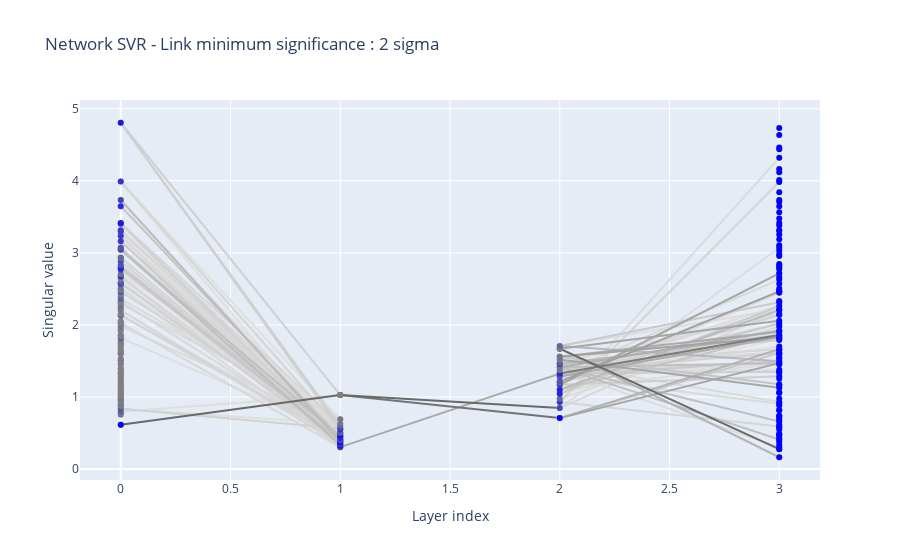

Notebook code for this chart:
### Code cell
svr.plot(sigmaThreshold=2)

### Figure 1 — Plotly figure (JSON) as saved in the notebook; plotly's stock layout.template omitted (floating-point values rounded to 4 significant figures)
{"data": [{"hoverinfo": "text", "hoveron": "fills", "hovertext": "tensor(0.0527)", "marker": {"color": "rgb(224, 224, 224)", "opacity": 1}, "showlegend": false, "text": "tensor(0.0527)", "type": "scatter", "x": [0, 1], "y": [2.704, 0.6905]}, {"hoverinfo": "text", "hoveron": "fills", "hovertext": "tensor(0.0528)", "marker": {"color": "rgb(224, 224, 224)", "opacity": 1}, "showlegend": false, "text": "tensor(0.0528)", "type": "scatter", "x": [0, 1], "y": [3.989, 0.6905]}, {"hoverinfo": "text", "hoveron": "fills", "hovertext": "tensor(0.0535)", "marker": {"color": "rgb(224, 224, 224)", "opacity": 1}, "showlegend": false, "text": "tensor(0.0535)", "type": "scatter", "x": [0, 1], "y": [2.508, 0.4959]}, {"hoverinfo": "text", "hoveron": "fills", "hovertext": "tensor(0.0538)", "marker": {"color": "rgb(224, 224, 224)", "opacity": 1}, "showlegend": false, "text": "tensor(0.0538)", "type": "scatter", "x": [0, 1], "y": [2.64, 0.465]}, {"hoverinfo": "text", "hoveron": "fills", "hovertext": "tensor(0.0543)", "marker": {"color": "rgb(224, 224, 224)", "opacity": 1}, "showlegend": false, "text": "tensor(0.0543)", "type": "scatter", "x": [0, 1], "y": [3.647, 0.5492]}, {"hoverinfo": "text", "hoveron": "fills", "hovertext": "tensor(0.0545)", "marker": {"color": "rgb(224, 224, 224)", "opacity": 1}, "showlegend": false, "text": "tensor(0.0545)", "type": "scatter", "x": [0, 1], "y": [2.56, 0.6905]}, {"hoverinfo": "text", "hoveron": "fills", "hovertext": "tensor(0.0558)", "marker": {"color": "rgb(223, 223, 223)", "opacity": 1}, "showlegend": false, "text": "tensor(0.0558)", "type": "scatter", "x": [0, 1], "y": [3.989, 0.372]}, {"hoverinfo": "text", "hoveron": "fills", "hovertext": "tensor(0.0560)", "marker": {"color": "rgb(223, 223, 223)", "opacity": 1}, "showlegend": false, "text": "tensor(0.0560)", "type": "scatter", "x": [0, 1], "y": [3.234, 0.3786]}, {"hoverinfo": "text", "hoveron": "fills", "hovertext": "tensor(0.0579)", "marker": {"color": "rgb(222, 222, 222)", "opacity": 1}, "showlegend": false, "text": "tensor(0.0579)", "type": "scatter", "x": [0, 1], "y": [2.127, 0.5042]}, {"hoverinfo": "text", "hoveron": "fills", "hovertext": "tensor(0.0581)", "marker": {"color": "rgb(222, 222, 222)", "opacity": 1}, "showlegend": false, "text": "tensor(0.0581)", "type": "scatter", "x": [0, 1], "y": [1.819, 0.4959]}, {"hoverinfo": "text", "hoveron": "fills", "hovertext": "tensor(0.0583)", "marker": {"color": "rgb(222, 222, 222)", "opacity": 1}, "showlegend": false, "text": "tensor(0.0583)", "type": "scatter", "x": [0, 1], "y": [3.16, 0.4959]}, {"hoverinfo": "text", "hoveron": "fills", "hovertext": "tensor(0.0583)", "marker": {"color": "rgb(222, 222, 222)", "opacity": 1}, "showlegend": false, "text": "tensor(0.0583)", "type": "scatter", "x": [0, 1], "y": [3.291, 0.5979]}, {"hoverinfo": "text", "hoveron": "fills", "hovertext": "tensor(0.0588)", "marker": {"color": "rgb(222, 222, 222)", "opacity": 1}, "showlegend": false, "text": "tensor(0.0588)", "type": "scatter", "x": [0, 1], "y": [3.404, 0.3243]}, {"hoverinfo": "text", "hoveron": "fills", "hovertext": "tensor(0.0589)", "marker": {"color": "rgb(222, 222, 222)", "opacity": 1}, "showlegend": false, "text": "tensor(0.0589)", "type": "scatter", "x": [0, 1], "y": [0.8361, 0.627]}, {"hoverinfo": "text", "hoveron": "fills", "hovertext": "tensor(0.0597)", "marker": {"color": "rgb(222, 222, 222)", "opacity": 1}, "showlegend": false, "text": "tensor(0.0597)", "type": "scatter", "x": [0, 1], "y": [0.7942, 1.027]}, {"hoverinfo": "text", "hoveron": "fills", "hovertext": "tensor(0.0601)", "marker": {"color": "rgb(222, 222, 222)", "opacity": 1}, "showlegend": false, "text": "tensor(0.0601)", "type": "scatter", "x": [0, 1], "y": [3.058, 0.4544]}, {"hoverinfo": "text", "hoveron": "fills", "hovertext": "tensor(0.0610)", "marker": {"color": "rgb(221, 221, 221)", "opacity": 1}, "showlegend": false, "text": "tensor(0.0610)", "type": "scatter", "x": [0, 1], "y": [3.312, 0.5612]}, {"hoverinfo": "text", "hoveron": "fills", "hovertext": "tensor(0.0626)", "marker": {"color": "rgb(221, 221, 221)", "opacity": 1}, "showlegend": false, "text": "tensor(0.0626)", "type": "scatter", "x": [0, 1], "y": [2.769, 0.4544]}, {"hoverinfo": "text", "hoveron": "fills", "hovertext": "tensor(0.0628)", "marker": {"color": "rgb(221, 221, 221)", "opacity": 1}, "showlegend": false, "text": "tensor(0.0628)", "type": "scatter", "x": [0, 1], "y": [2.671, 0.4281]}, {"hoverinfo": "text", "hoveron": "fills", "hovertext": "tensor(0.0632)", "marker": {"color": "rgb(221, 221, 221)", "opacity": 1}, "showlegend": false, "text": "tensor(0.0632)", "type": "scatter", "x": [0, 1], "y": [2.769, 0.4203]}, {"hoverinfo": "text", "hoveron": "fills", "hovertext": "tensor(0.0633)", "marker": {"color": "rgb(221, 221, 221)", "opacity": 1}, "showlegend": false, "text": "tensor(0.0633)", "type": "scatter", "x": [0, 1], "y": [3.073, 0.465]}, {"hoverinfo": "text", "hoveron": "fills", "hovertext": "tensor(0.0646)", "marker": {"color": "rgb(220, 220, 220)", "opacity": 1}, "showlegend": false, "text": "tensor(0.0646)", "type": "scatter", "x": [0, 1], "y": [3.291, 0.4544]}, {"hoverinfo": "text", "hoveron": "fills", "hovertext": "tensor(0.0655)", "marker": {"color": "rgb(220, 220, 220)", "opacity": 1}, "showlegend": false, "text": "tensor(0.0655)", "type": "scatter", "x": [0, 1], "y": [3.415, 0.372]}, {"hoverinfo": "text", "hoveron": "fills", "hovertext": "tensor(0.0662)", "marker": {"color": "rgb(220, 220, 220)", "opacity": 1}, "showlegend": false, "text": "tensor(0.0662)", "type": "scatter", "x": [0, 1], "y": [3.404, 0.4203]}, {"hoverinfo": "text", "hoveron": "fills", "hovertext": "tensor(0.0667)", "marker": {"color": "rgb(220, 220, 220)", "opacity": 1}, "showlegend": false, "text": "tensor(0.0667)", "type": "scatter", "x": [0, 1], "y": [3.234, 0.4281]}, {"hoverinfo": "text", "hoveron": "fills", "hovertext": "tensor(0.0671)", "marker": {"color": "rgb(219, 219, 219)", "opacity": 1}, "showlegend": false, "text": "tensor(0.0671)", "type": "scatter", "x": [0, 1], "y": [3.291, 0.4959]}, {"hoverinfo": "text", "hoveron": "fills", "hovertext": "tensor(0.0679)", "marker": {"color": "rgb(219, 219, 219)", "opacity": 1}, "showlegend": false, "text": "tensor(0.0679)", "type": "scatter", "x": [0, 1], "y": [2.361, 0.627]}, {"hoverinfo": "text", "hoveron": "fills", "hovertext": "tensor(0.0691)", "marker": {"color": "rgb(219, 219, 219)", "opacity": 1}, "showlegend": false, "text": "tensor(0.0691)", "type": "scatter", "x": [0, 1], "y": [2.14, 0.372]}, {"hoverinfo": "text", "hoveron": "fills", "hovertext": "tensor(0.0706)", "marker": {"color": "rgb(218, 218, 218)", "opacity": 1}, "showlegend": false, "text": "tensor(0.0706)", "type": "scatter", "x": [0, 1], "y": [1.983, 0.5979]}, {"hoverinfo": "text", "hoveron": "fills", "hovertext": "tensor(0.0709)", "marker": {"color": "rgb(218, 218, 218)", "opacity": 1}, "showlegend": false, "text": "tensor(0.0709)", "type": "scatter", "x": [0, 1], "y": [2.593, 0.4203]}, {"hoverinfo": "text", "hoveron": "fills", "hovertext": "tensor(0.0725)", "marker": {"color": "rgb(218, 218, 218)", "opacity": 1}, "showlegend": false, "text": "tensor(0.0725)", "type": "scatter", "x": [0, 1], "y": [2.508, 0.3042]}, {"hoverinfo": "text", "hoveron": "fills", "hovertext": "tensor(0.0731)", "marker": {"color": "rgb(217, 217, 217)", "opacity": 1}, "showlegend": false, "text": "tensor(0.0731)", "type": "scatter", "x": [0, 1], "y": [3.16, 0.4203]}, {"hoverinfo": "text", "hoveron": "fills", "hovertext": "tensor(0.0732)", "marker": {"color": "rgb(217, 217, 217)", "opacity": 1}, "showlegend": false, "text": "tensor(0.0732)", "type": "scatter", "x": [0, 1], "y": [3.234, 0.3243]}, {"hoverinfo": "text", "hoveron": "fills", "hovertext": "tensor(0.0739)", "marker": {"color": "rgb(217, 217, 217)", "opacity": 1}, "showlegend": false, "text": "tensor(0.0739)", "type": "scatter", "x": [0, 1], "y": [3.058, 0.465]}, {"hoverinfo": "text", "hoveron": "fills", "hovertext": "tensor(0.0749)", "marker": {"color": "rgb(217, 217, 217)", "opacity": 1}, "showlegend": false, "text": "tensor(0.0749)", "type": "scatter", "x": [0, 1], "y": [2.293, 0.6905]}, {"hoverinfo": "text", "hoveron": "fills", "hovertext": "tensor(0.0757)", "marker": {"color": "rgb(216, 216, 216)", "opacity": 1}, "showlegend": false, "text": "tensor(0.0757)", "type": "scatter", "x": [0, 1], "y": [2.024, 0.3042]}, {"hoverinfo": "text", "hoveron": "fills", "hovertext": "tensor(0.0760)", "marker": {"color": "rgb(216, 216, 216)", "opacity": 1}, "showlegend": false, "text": "tensor(0.0760)", "type": "scatter", "x": [0, 1], "y": [3.312, 0.465]}, {"hoverinfo": "text", "hoveron": "fills", "hovertext": "tensor(0.0764)", "marker": {"color": "rgb(216, 216, 216)", "opacity": 1}, "showlegend": false, "text": "tensor(0.0764)", "type": "scatter", "x": [0, 1], "y": [2.324, 0.3978]}, {"hoverinfo": "text", "hoveron": "fills", "hovertext": "tensor(0.0766)", "marker": {"color": "rgb(216, 216, 216)", "opacity": 1}, "showlegend": false, "text": "tensor(0.0766)", "type": "scatter", "x": [0, 1], "y": [3.415, 0.3989]}, {"hoverinfo": "text", "hoveron": "fills", "hovertext": "tensor(0.0771)", "marker": {"color": "rgb(216, 216, 216)", "opacity": 1}, "showlegend": false, "text": "tensor(0.0771)", "type": "scatter", "x": [0, 1], "y": [3.312, 0.372]}, {"hoverinfo": "text", "hoveron": "fills", "hovertext": "tensor(0.0783)", "marker": {"color": "rgb(216, 216, 216)", "opacity": 1}, "showlegend": false, "text": "tensor(0.0783)", "type": "scatter", "x": [0, 1], "y": [3.404, 0.5042]}, {"hoverinfo": "text", "hoveron": "fills", "hovertext": "tensor(0.0805)", "marker": {"color": "rgb(215, 215, 215)", "opacity": 1}, "showlegend": false, "text": "tensor(0.0805)", "type": "scatter", "x": [0, 1], "y": [2.796, 0.3432]}, {"hoverinfo": "text", "hoveron": "fills", "hovertext": "tensor(0.0815)", "marker": {"color": "rgb(215, 215, 215)", "opacity": 1}, "showlegend": false, "text": "tensor(0.0815)", "type": "scatter", "x": [0, 1], "y": [3.16, 0.4544]}, {"hoverinfo": "text", "hoveron": "fills", "hovertext": "tensor(0.0826)", "marker": {"color": "rgb(214, 214, 214)", "opacity": 1}, "showlegend": false, "text": "tensor(0.0826)", "type": "scatter", "x": [0, 1], "y": [2.458, 0.5612]}, {"hoverinfo": "text", "hoveron": "fills", "hovertext": "tensor(0.0832)", "marker": {"color": "rgb(214, 214, 214)", "opacity": 1}, "showlegend": false, "text": "tensor(0.0832)", "type": "scatter", "x": [0, 1], "y": [3.415, 0.627]}, {"hoverinfo": "text", "hoveron": "fills", "hovertext": "tensor(0.0841)", "marker": {"color": "rgb(214, 214, 214)", "opacity": 1}, "showlegend": false, "text": "tensor(0.0841)", "type": "scatter", "x": [0, 1], "y": [2.206, 0.3432]}, {"hoverinfo": "text", "hoveron": "fills", "hovertext": "tensor(0.0844)", "marker": {"color": "rgb(214, 214, 214)", "opacity": 1}, "showlegend": false, "text": "tensor(0.0844)", "type": "scatter", "x": [0, 1], "y": [2.671, 0.3243]}, {"hoverinfo": "text", "hoveron": "fills", "hovertext": "tensor(0.0856)", "marker": {"color": "rgb(213, 213, 213)", "opacity": 1}, "showlegend": false, "text": "tensor(0.0856)", "type": "scatter", "x": [0, 1], "y": [3.989, 0.5492]}, {"hoverinfo": "text", "hoveron": "fills", "hovertext": "tensor(0.0864)", "marker": {"color": "rgb(213, 213, 213)", "opacity": 1}, "showlegend": false, "text": "tensor(0.0864)", "type": "scatter", "x": [0, 1], "y": [2.935, 0.3989]}, {"hoverinfo": "text", "hoveron": "fills", "hovertext": "tensor(0.0887)", "marker": {"color": "rgb(212, 212, 212)", "opacity": 1}, "showlegend": false, "text": "tensor(0.0887)", "type": "scatter", "x": [0, 1], "y": [2.14, 0.4203]}, {"hoverinfo": "text", "hoveron": "fills", "hovertext": "tensor(0.0912)", "marker": {"color": "rgb(211, 211, 211)", "opacity": 1}, "showlegend": false, "text": "tensor(0.0912)", "type": "scatter", "x": [0, 1], "y": [2.882, 0.3978]}, {"hoverinfo": "text", "hoveron": "fills", "hovertext": "tensor(0.0912)", "marker": {"color": "rgb(211, 211, 211)", "opacity": 1}, "showlegend": false, "text": "tensor(0.0912)", "type": "scatter", "x": [0, 1], "y": [2.829, 0.4281]}, {"hoverinfo": "text", "hoveron": "fills", "hovertext": "tensor(0.0972)", "marker": {"color": "rgb(209, 209, 209)", "opacity": 1}, "showlegend": false, "text": "tensor(0.0972)", "type": "scatter", "x": [0, 1], "y": [2.575, 0.3989]}, {"hoverinfo": "text", "hoveron": "fills", "hovertext": "tensor(0.0973)", "marker": {"color": "rgb(209, 209, 209)", "opacity": 1}, "showlegend": false, "text": "tensor(0.0973)", "type": "scatter", "x": [0, 1], "y": [4.805, 1.027]}, {"hoverinfo": "text", "hoveron": "fills", "hovertext": "tensor(0.0974)", "marker": {"color": "rgb(209, 209, 209)", "opacity": 1}, "showlegend": false, "text": "tensor(0.0974)", "type": "scatter", "x": [0, 1], "y": [2.769, 0.3978]}, {"hoverinfo": "text", "hoveron": "fills", "hovertext": "tensor(0.0979)", "marker": {"color": "rgb(209, 209, 209)", "opacity": 1}, "showlegend": false, "text": "tensor(0.0979)", "type": "scatter", "x": [0, 1], "y": [3.404, 0.3989]}, {"hoverinfo": "text", "hoveron": "fills", "hovertext": "tensor(0.0981)", "marker": {"color": "rgb(209, 209, 209)", "opacity": 1}, "showlegend": false, "text": "tensor(0.0981)", "type": "scatter", "x": [0, 1], "y": [4.805, 0.5492]}, {"hoverinfo": "text", "hoveron": "fills", "hovertext": "tensor(0.0991)", "marker": {"color": "rgb(209, 209, 209)", "opacity": 1}, "showlegend": false, "text": "tensor(0.0991)", "type": "scatter", "x": [0, 1], "y": [0.8361, 0.5612]}, {"hoverinfo": "text", "hoveron": "fills", "hovertext": "tensor(0.1026)", "marker": {"color": "rgb(207, 207, 207)", "opacity": 1}, "showlegend": false, "text": "tensor(0.1026)", "type": "scatter", "x": [0, 1], "y": [4.805, 0.5979]}, {"hoverinfo": "text", "hoveron": "fills", "hovertext": "tensor(0.1125)", "marker": {"color": "rgb(204, 204, 204)", "opacity": 1}, "showlegend": false, "text": "tensor(0.1125)", "type": "scatter", "x": [0, 1], "y": [3.16, 0.3243]}, {"hoverinfo": "text", "hoveron": "fills", "hovertext": "tensor(0.1153)", "marker": {"color": "rgb(203, 203, 203)", "opacity": 1}, "showlegend": false, "text": "tensor(0.1153)", "type": "scatter", "x": [0, 1], "y": [2.796, 0.465]}, {"hoverinfo": "text", "hoveron": "fills", "hovertext": "tensor(0.1316)", "marker": {"color": "rgb(198, 198, 198)", "opacity": 1}, "showlegend": false, "text": "tensor(0.1316)", "type": "scatter", "x": [0, 1], "y": [2.796, 0.3978]}, {"hoverinfo": "text", "hoveron": "fills", "hovertext": "tensor(0.1320)", "marker": {"color": "rgb(197, 197, 197)", "opacity": 1}, "showlegend": false, "text": "tensor(0.1320)", "type": "scatter", "x": [0, 1], "y": [3.647, 0.4281]}, {"hoverinfo": "text", "hoveron": "fills", "hovertext": "tensor(0.1390)", "marker": {"color": "rgb(195, 195, 195)", "opacity": 1}, "showlegend": false, "text": "tensor(0.1390)", "type": "scatter", "x": [0, 1], "y": [3.043, 0.337]}, {"hoverinfo": "text", "hoveron": "fills", "hovertext": "tensor(0.1507)", "marker": {"color": "rgb(191, 191, 191)", "opacity": 1}, "showlegend": false, "text": "tensor(0.1507)", "type": "scatter", "x": [0, 1], "y": [3.058, 0.337]}, {"hoverinfo": "text", "hoveron": "fills", "hovertext": "tensor(0.1509)", "marker": {"color": "rgb(191, 191, 191)", "opacity": 1}, "showlegend": false, "text": "tensor(0.1509)", "type": "scatter", "x": [0, 1], "y": [3.043, 0.4544]}, {"hoverinfo": "text", "hoveron": "fills", "hovertext": "tensor(0.1601)", "marker": {"color": "rgb(188, 188, 188)", "opacity": 1}, "showlegend": false, "text": "tensor(0.1601)", "type": "scatter", "x": [0, 1], "y": [3.733, 0.3786]}, {"hoverinfo": "text", "hoveron": "fills", "hovertext": "tensor(0.4078)", "marker": {"color": "rgb(105, 105, 105)", "opacity": 1}, "showlegend": false, "text": "tensor(0.4078)", "type": "scatter", "x": [0, 1], "y": [0.6133, 1.027]}, {"hoverinfo": "text", "hoveron": "fills", "hovertext": "tensor(0.2838)", "marker": {"color": "rgb(168, 168, 168)", "opacity": 1}, "showlegend": false, "text": "tensor(0.2838)", "type": "scatter", "x": [1, 2], "y": [0.3042, 1.324]}, {"hoverinfo": "text", "hoveron": "fills", "hovertext": "tensor(0.3062)", "marker": {"color": "rgb(115, 115, 115)", "opacity": 1}, "showlegend": false, "text": "tensor(0.3062)", "type": "scatter", "x": [1, 2], "y": [1.027, 0.7069]}, {"hoverinfo": "text", "hoveron": "fills", "hovertext": "tensor(0.3109)", "marker": {"color": "rgb(105, 105, 105)", "opacity": 1}, "showlegend": false, "text": "tensor(0.3109)", "type": "scatter", "x": [1, 2], "y": [1.027, 0.846]}, {"hoverinfo": "text", "hoveron": "fills", "hovertext": "tensor(0.0519)", "marker": {"color": "rgb(224, 224, 224)", "opacity": 1}, "showlegend": false, "text": "tensor(0.0519)", "type": "scatter", "x": [2, 3], "y": [1.299, 1.452]}, {"hoverinfo": "text", "hoveron": "fills", "hovertext": "tensor(0.0524)", "marker": {"color": "rgb(224, 224, 224)", "opacity": 1}, "showlegend": false, "text": "tensor(0.0524)", "type": "scatter", "x": [2, 3], "y": [1.044, 1.812]}, {"hoverinfo": "text", "hoveron": "fills", "hovertext": "tensor(0.0531)", "marker": {"color": "rgb(223, 223, 223)", "opacity": 1}, "showlegend": false, "text": "tensor(0.0531)", "type": "scatter", "x": [2, 3], "y": [1.1, 1.977]}, {"hoverinfo": "text", "hoveron": "fills", "hovertext": "tensor(0.0533)", "marker": {"color": "rgb(223, 223, 223)", "opacity": 1}, "showlegend": false, "text": "tensor(0.0533)", "type": "scatter", "x": [2, 3], "y": [1.299, 1.701]}, {"hoverinfo": "text", "hoveron": "fills", "hovertext": "tensor(0.0540)", "marker": {"color": "rgb(222, 222, 222)", "opacity": 1}, "showlegend": false, "text": "tensor(0.0540)", "type": "scatter", "x": [2, 3], "y": [1.324, 1.833]}, {"hoverinfo": "text", "hoveron": "fills", "hovertext": "tensor(0.0543)", "marker": {"color": "rgb(221, 221, 221)", "opacity": 1}, "showlegend": false, "text": "tensor(0.0543)", "type": "scatter", "x": [2, 3], "y": [1.299, 1.905]}, {"hoverinfo": "text", "hoveron": "fills", "hovertext": "tensor(0.0546)", "marker": {"color": "rgb(221, 221, 221)", "opacity": 1}, "showlegend": false, "text": "tensor(0.0546)", "type": "scatter", "x": [2, 3], "y": [1.1, 1.47]}, {"hoverinfo": "text", "hoveron": "fills", "hovertext": "tensor(0.0547)", "marker": {"color": "rgb(221, 221, 221)", "opacity": 1}, "showlegend": false, "text": "tensor(0.0547)", "type": "scatter", "x": [2, 3], "y": [1.37, 1.379]}, {"hoverinfo": "text", "hoveron": "fills", "hovertext": "tensor(0.0547)", "marker": {"color": "rgb(221, 221, 221)", "opacity": 1}, "showlegend": false, "text": "tensor(0.0547)", "type": "scatter", "x": [2, 3], "y": [1.708, 2.213]}, {"hoverinfo": "text", "hoveron": "fills", "hovertext": "tensor(0.0549)", "marker": {"color": "rgb(221, 221, 221)", "opacity": 1}, "showlegend": false, "text": "tensor(0.0549)", "type": "scatter", "x": [2, 3], "y": [0.846, 3.07]}, {"hoverinfo": "text", "hoveron": "fills", "hovertext": "tensor(0.0553)", "marker": {"color": "rgb(220, 220, 220)", "opacity": 1}, "showlegend": false, "text": "tensor(0.0553)", "type": "scatter", "x": [2, 3], "y": [1.324, 1.497]}, {"hoverinfo": "text", "hoveron": "fills", "hovertext": "tensor(0.0555)", "marker": {"color": "rgb(220, 220, 220)", "opacity": 1}, "showlegend": false, "text": "tensor(0.0555)", "type": "scatter", "x": [2, 3], "y": [1.37, 0.3033]}, {"hoverinfo": "text", "hoveron": "fills", "hovertext": "tensor(0.0556)", "marker": {"color": "rgb(220, 220, 220)", "opacity": 1}, "showlegend": false, "text": "tensor(0.0556)", "type": "scatter", "x": [2, 3], "y": [0.9315, 4.319]}, {"hoverinfo": "text", "hoveron": "fills", "hovertext": "tensor(0.0558)", "marker": {"color": "rgb(219, 219, 219)", "opacity": 1}, "showlegend": false, "text": "tensor(0.0558)", "type": "scatter", "x": [2, 3], "y": [1.474, 1.613]}, {"hoverinfo": "text", "hoveron": "fills", "hovertext": "tensor(0.0559)", "marker": {"color": "rgb(219, 219, 219)", "opacity": 1}, "showlegend": false, "text": "tensor(0.0559)", "type": "scatter", "x": [2, 3], "y": [0.975, 1.977]}, {"hoverinfo": "text", "hoveron": "fills", "hovertext": "tensor(0.0566)", "marker": {"color": "rgb(219, 219, 219)", "opacity": 1}, "showlegend": false, "text": "tensor(0.0566)", "type": "scatter", "x": [2, 3], "y": [1.324, 2.264]}, {"hoverinfo": "text", "hoveron": "fills", "hovertext": "tensor(0.0573)", "marker": {"color": "rgb(218, 218, 218)", "opacity": 1}, "showlegend": false, "text": "tensor(0.0573)", "type": "scatter", "x": [2, 3], "y": [1.474, 2.15]}, {"hoverinfo": "text", "hoveron": "fills", "hovertext": "tensor(0.0578)", "marker": {"color": "rgb(217, 217, 217)", "opacity": 1}, "showlegend": false, "text": "tensor(0.0578)", "type": "scatter", "x": [2, 3], "y": [1.285, 0.9062]}, {"hoverinfo": "text", "hoveron": "fills", "hovertext": "tensor(0.0580)", "marker": {"color": "rgb(217, 217, 217)", "opacity": 1}, "showlegend": false, "text": "tensor(0.0580)", "type": "scatter", "x": [2, 3], "y": [1.324, 2.629]}, {"hoverinfo": "text", "hoveron": "fills", "hovertext": "tensor(0.0581)", "marker": {"color": "rgb(217, 217, 217)", "opacity": 1}, "showlegend": false, "text": "tensor(0.0581)", "type": "scatter", "x": [2, 3], "y": [1.454, 0.9321]}, {"hoverinfo": "text", "hoveron": "fills", "hovertext": "tensor(0.0581)", "marker": {"color": "rgb(217, 217, 217)", "opacity": 1}, "showlegend": false, "text": "tensor(0.0581)", "type": "scatter", "x": [2, 3], "y": [1.17, 2.446]}, {"hoverinfo": "text", "hoveron": "fills", "hovertext": "tensor(0.0583)", "marker": {"color": "rgb(216, 216, 216)", "opacity": 1}, "showlegend": false, "text": "tensor(0.0583)", "type": "scatter", "x": [2, 3], "y": [0.846, 2.206]}, {"hoverinfo": "text", "hoveron": "fills", "hovertext": "tensor(0.0598)", "marker": {"color": "rgb(214, 214, 214)", "opacity": 1}, "showlegend": false, "text": "tensor(0.0598)", "type": "scatter", "x": [2, 3], "y": [1.454, 1.661]}, {"hoverinfo": "text", "hoveron": "fills", "hovertext": "tensor(0.0603)", "marker": {"color": "rgb(214, 214, 214)", "opacity": 1}, "showlegend": false, "text": "tensor(0.0603)", "type": "scatter", "x": [2, 3], "y": [1.324, 2.213]}, {"hoverinfo": "text", "hoveron": "fills", "hovertext": "tensor(0.0609)", "marker": {"color": "rgb(213, 213, 213)", "opacity": 1}, "showlegend": false, "text": "tensor(0.0609)", "type": "scatter", "x": [2, 3], "y": [0.9315, 0.5911]}, {"hoverinfo": "text", "hoveron": "fills", "hovertext": "tensor(0.0618)", "marker": {"color": "rgb(212, 212, 212)", "opacity": 1}, "showlegend": false, "text": "tensor(0.0618)", "type": "scatter", "x": [2, 3], "y": [0.9315, 3.984]}, {"hoverinfo": "text", "hoveron": "fills", "hovertext": "tensor(0.0630)", "marker": {"color": "rgb(210, 210, 210)", "opacity": 1}, "showlegend": false, "text": "tensor(0.0630)", "type": "scatter", "x": [2, 3], "y": [1.214, 2.138]}, {"hoverinfo": "text", "hoveron": "fills", "hovertext": "tensor(0.0637)", "marker": {"color": "rgb(209, 209, 209)", "opacity": 1}, "showlegend": false, "text": "tensor(0.0637)", "type": "scatter", "x": [2, 3], "y": [1.299, 2.02]}, {"hoverinfo": "text", "hoveron": "fills", "hovertext": "tensor(0.0640)", "marker": {"color": "rgb(209, 209, 209)", "opacity": 1}, "showlegend": false, "text": "tensor(0.0640)", "type": "scatter", "x": [2, 3], "y": [1.37, 1.606]}, {"hoverinfo": "text", "hoveron": "fills", "hovertext": "tensor(0.0662)", "marker": {"color": "rgb(206, 206, 206)", "opacity": 1}, "showlegend": false, "text": "tensor(0.0662)", "type": "scatter", "x": [2, 3], "y": [1.324, 1.349]}, {"hoverinfo": "text", "hoveron": "fills", "hovertext": "tensor(0.0672)", "marker": {"color": "rgb(205, 205, 205)", "opacity": 1}, "showlegend": false, "text": "tensor(0.0672)", "type": "scatter", "x": [2, 3], "y": [1.17, 1.288]}, {"hoverinfo": "text", "hoveron": "fills", "hovertext": "tensor(0.0684)", "marker": {"color": "rgb(204, 204, 204)", "opacity": 1}, "showlegend": false, "text": "tensor(0.0684)", "type": "scatter", "x": [2, 3], "y": [1.474, 1.789]}, {"hoverinfo": "text", "hoveron": "fills", "hovertext": "tensor(0.0697)", "marker": {"color": "rgb(202, 202, 202)", "opacity": 1}, "showlegend": false, "text": "tensor(0.0697)", "type": "scatter", "x": [2, 3], "y": [1.199, 2.02]}, {"hoverinfo": "text", "hoveron": "fills", "hovertext": "tensor(0.0697)", "marker": {"color": "rgb(202, 202, 202)", "opacity": 1}, "showlegend": false, "text": "tensor(0.0697)", "type": "scatter", "x": [2, 3], "y": [1.708, 2.314]}, {"hoverinfo": "text", "hoveron": "fills", "hovertext": "tensor(0.0699)", "marker": {"color": "rgb(202, 202, 202)", "opacity": 1}, "showlegend": false, "text": "tensor(0.0699)", "type": "scatter", "x": [2, 3], "y": [1.044, 2.264]}, {"hoverinfo": "text", "hoveron": "fills", "hovertext": "tensor(0.0701)", "marker": {"color": "rgb(201, 201, 201)", "opacity": 1}, "showlegend": false, "text": "tensor(0.0701)", "type": "scatter", "x": [2, 3], "y": [1.299, 1.497]}, {"hoverinfo": "text", "hoveron": "fills", "hovertext": "tensor(0.0717)", "marker": {"color": "rgb(199, 199, 199)", "opacity": 1}, "showlegend": false, "text": "tensor(0.0717)", "type": "scatter", "x": [2, 3], "y": [0.7069, 1.613]}, {"hoverinfo": "text", "hoveron": "fills", "hovertext": "tensor(0.0731)", "marker": {"color": "rgb(198, 198, 198)", "opacity": 1}, "showlegend": false, "text": "tensor(0.0731)", "type": "scatter", "x": [2, 3], "y": [1.1, 1.859]}, {"hoverinfo": "text", "hoveron": "fills", "hovertext": "tensor(0.0738)", "marker": {"color": "rgb(197, 197, 197)", "opacity": 1}, "showlegend": false, "text": "tensor(0.0738)", "type": "scatter", "x": [2, 3], "y": [1.558, 1.178]}, {"hoverinfo": "text", "hoveron": "fills", "hovertext": "tensor(0.0778)", "marker": {"color": "rgb(192, 192, 192)", "opacity": 1}, "showlegend": false, "text": "tensor(0.0778)", "type": "scatter", "x": [2, 3], "y": [1.411, 0.6606]}, {"hoverinfo": "text", "hoveron": "fills", "hovertext": "tensor(0.0781)", "marker": {"color": "rgb(191, 191, 191)", "opacity": 1}, "showlegend": false, "text": "tensor(0.0781)", "type": "scatter", "x": [2, 3], "y": [1.411, 0.4098]}, {"hoverinfo": "text", "hoveron": "fills", "hovertext": "tensor(0.0785)", "marker": {"color": "rgb(191, 191, 191)", "opacity": 1}, "showlegend": false, "text": "tensor(0.0785)", "type": "scatter", "x": [2, 3], "y": [1.411, 1.47]}, {"hoverinfo": "text", "hoveron": "fills", "hovertext": "tensor(0.0825)", "marker": {"color": "rgb(186, 186, 186)", "opacity": 1}, "showlegend": false, "text": "tensor(0.0825)", "type": "scatter", "x": [2, 3], "y": [1.1, 2.206]}, {"hoverinfo": "text", "hoveron": "fills", "hovertext": "tensor(0.0838)", "marker": {"color": "rgb(184, 184, 184)", "opacity": 1}, "showlegend": false, "text": "tensor(0.0838)", "type": "scatter", "x": [2, 3], "y": [1.454, 1.859]}, {"hoverinfo": "text", "hoveron": "fills", "hovertext": "tensor(0.0844)", "marker": {"color": "rgb(183, 183, 183)", "opacity": 1}, "showlegend": false, "text": "tensor(0.0844)", "type": "scatter", "x": [2, 3], "y": [1.708, 1.497]}, {"hoverinfo": "text", "hoveron": "fills", "hovertext": "tensor(0.0869)", "marker": {"color": "rgb(180, 180, 180)", "opacity": 1}, "showlegend": false, "text": "tensor(0.0869)", "type": "scatter", "x": [2, 3], "y": [1.67, 0.1639]}, {"hoverinfo": "text", "hoveron": "fills", "hovertext": "tensor(0.0879)", "marker": {"color": "rgb(179, 179, 179)", "opacity": 1}, "showlegend": false, "text": "tensor(0.0879)", "type": "scatter", "x": [2, 3], "y": [0.7069, 1.661]}, {"hoverinfo": "text", "hoveron": "fills", "hovertext": "tensor(0.0917)", "marker": {"color": "rgb(174, 174, 174)", "opacity": 1}, "showlegend": false, "text": "tensor(0.0917)", "type": "scatter", "x": [2, 3], "y": [1.411, 1.923]}, {"hoverinfo": "text", "hoveron": "fills", "hovertext": "tensor(0.0937)", "marker": {"color": "rgb(171, 171, 171)", "opacity": 1}, "showlegend": false, "text": "tensor(0.0937)", "type": "scatter", "x": [2, 3], "y": [1.285, 1.833]}, {"hoverinfo": "text", "hoveron": "fills", "hovertext": "tensor(0.0959)", "marker": {"color": "rgb(169, 169, 169)", "opacity": 1}, "showlegend": false, "text": "tensor(0.0959)", "type": "scatter", "x": [2, 3], "y": [1.558, 1.905]}, {"hoverinfo": "text", "hoveron": "fills", "hovertext": "tensor(0.0982)", "marker": {"color": "rgb(166, 166, 166)", "opacity": 1}, "showlegend": false, "text": "tensor(0.0982)", "type": "scatter", "x": [2, 3], "y": [1.17, 2.716]}, {"hoverinfo": "text", "hoveron": "fills", "hovertext": "tensor(0.0983)", "marker": {"color": "rgb(166, 166, 166)", "opacity": 1}, "showlegend": false, "text": "tensor(0.0983)", "type": "scatter", "x": [2, 3], "y": [1.52, 1.128]}, {"hoverinfo": "text", "hoveron": "fills", "hovertext": "tensor(0.0984)", "marker": {"color": "rgb(166, 166, 166)", "opacity": 1}, "showlegend": false, "text": "tensor(0.0984)", "type": "scatter", "x": [2, 3], "y": [1.67, 2.058]}, {"hoverinfo": "text", "hoveron": "fills", "hovertext": "tensor(0.0993)", "marker": {"color": "rgb(164, 164, 164)", "opacity": 1}, "showlegend": false, "text": "tensor(0.0993)", "type": "scatter", "x": [2, 3], "y": [0.7069, 1.47]}, {"hoverinfo": "text", "hoveron": "fills", "hovertext": "tensor(0.1016)", "marker": {"color": "rgb(162, 162, 162)", "opacity": 1}, "showlegend": false, "text": "tensor(0.1016)", "type": "scatter", "x": [2, 3], "y": [1.558, 1.833]}, {"hoverinfo": "text", "hoveron": "fills", "hovertext": "tensor(0.1033)", "marker": {"color": "rgb(159, 159, 159)", "opacity": 1}, "showlegend": false, "text": "tensor(0.1033)", "type": "scatter", "x": [2, 3], "y": [1.214, 2.466]}, {"hoverinfo": "text", "hoveron": "fills", "hovertext": "tensor(0.1323)", "marker": {"color": "rgb(123, 123, 123)", "opacity": 1}, "showlegend": false, "text": "tensor(0.1323)", "type": "scatter", "x": [2, 3], "y": [1.324, 1.859]}, {"hoverinfo": "text", "hoveron": "fills", "hovertext": "tensor(0.1466)", "marker": {"color": "rgb(105, 105, 105)", "opacity": 1}, "showlegend": false, "text": "tensor(0.1466)", "type": "scatter", "x": [2, 3], "y": [1.67, 0.2754]}, {"marker": {"cmax": 1, "cmin": 0, "color": [1, 0.07761, 0.02504, 0.2088, 0.3424, 0.04717, 0, 0.05453, 0.0488, 0, 0.0307, 0, 0.07691, 0, 0, 0.05528, 0, 0, 0, 0, 0, 0, 0, 0.03164, 0, 0.002995, 0, 0.01754, 0.007521, 0, 0, 0, 0, 0, 0, 0, 0.02693, 0, 0.04627, 0.04117, 0, 0.05863, 0.02536, 0.01021, 0, 0, 0, 0, 0.03788, 0.2816, 0, 0.003639, 0.0299, 0.0605, 0.02411, 0.1201, 0, 0, 0.002159, 0, 0.2632, 0.2245, 0, 0.09944, 0.03338, 0.07917, 0.1649, 0.008346, 0.008537, 0.2731, 0.2007, 0.02732, 0.3544, 0.002656, 0.1068, 0.1804, 0.5722, 0.3048, 0, 0.639, 0.1368, 0.6036, 0.7401, 0.3635, 0.418, 0.1366, 0.1965, 0.4901, 0.4214, 0.3109, 0.5701, 0.5667, 0.4937, 0.5282, 0.6537, 0.7962, 0.6684, 0.4829, 0.5938, 0.8073], "colorscale": [[0, "grey"], [1, "blue"]], "opacity": 1}, "mode": "markers", "showlegend": false, "type": "scatter", "x": [0, 0, 0, 0, 0, 0, 0, 0, 0, 0, 0, 0, 0, 0, 0, 0, 0, 0, 0, 0, 0, 0, 0, 0, 0, 0, 0, 0, 0, 0, 0, 0, 0, 0, 0, 0, 0, 0, 0, 0, 0, 0, 0, 0, 0, 0, 0, 0, 0, 0, 0, 0, 0, 0, 0, 0, 0, 0, 0, 0, 0, 0, 0, 0, 0, 0, 0, 0, 0, 0, 0, 0, 0, 0, 0, 0, 0, 0, 0, 0, 0, 0, 0, 0, 0, 0, 0, 0, 0, 0, 0, 0, 0, 0, 0, 0, 0, 0, 0, 0], "y": [0.6133, 0.7531, 0.7793, 0.7942, 0.8361, 0.8726, 0.8796, 0.9011, 0.921, 0.9467, 0.9545, 0.98, 0.9867, 1.01, 1.023, 1.049, 1.051, 1.075, 1.092, 1.121, 1.134, 1.161, 1.168, 1.203, 1.21, 1.242, 1.252, 1.284, 1.315, 1.332, 1.343, 1.352, 1.388, 1.396, 1.451, 1.454, 1.494, 1.509, 1.529, 1.597, 1.601, 1.622, 1.649, 1.662, 1.701, 1.726, 1.739, 1.756, 1.788, 1.819, 1.847, 1.853, 1.862, 1.922, 1.936, 1.983, 2.015, 2.024, 2.044, 2.052, 2.127, 2.14, 2.15, 2.206, 2.227, 2.257, 2.293, 2.312, 2.324, 2.361, 2.392, 2.426, 2.458, 2.486, 2.508, 2.56, 2.575, 2.593, 2.64, 2.671, 2.704, 2.769, 2.796, 2.829, 2.882, 2.927, 2.935, 3.043, 3.058, 3.073, 3.16, 3.234, 3.291, 3.312, 3.404, 3.415, 3.647, 3.733, 3.989, 4.805]}, {"marker": {"cmax": 1, "cmin": 0, "color": [0.4835, 0.7917, 0.9776, 0.4997, 0.9478, 1, 0.2543, 0.4572, 0.3598, 0.6664, 0.5339, 0.8591, 0.6808, 0.2776, 0.6047, 0.5027, 0.2939, 0.08153, 0.08317, 1.648e-05], "colorscale": [[0, "grey"], [1, "blue"]], "opacity": 1}, "mode": "markers", "showlegend": false, "type": "scatter", "x": [1, 1, 1, 1, 1, 1, 1, 1, 1, 1, 1, 1, 1, 1, 1, 1, 1, 1, 1, 1], "y": [0.3042, 0.3243, 0.337, 0.3432, 0.372, 0.3786, 0.3978, 0.3989, 0.4203, 0.4281, 0.4544, 0.465, 0.4959, 0.5042, 0.5492, 0.5612, 0.5979, 0.627, 0.6905, 1.027]}, {"marker": {"cmax": 1, "cmin": 0, "color": [1, 0.459, 0.6122, 0.1872, 0.6942, 0.7405, 0.552, 0.2317, 0.3511, 0.4563, 0.3357, 0.7226, 0.104, 0.105, 0.5493, 0.2243, 0.05816, 0.09466, 0.0001124, 0.2018], "colorscale": [[0, "grey"], [1, "blue"]], "opacity": 1}, "mode": "markers", "showlegend": false, "type": "scatter", "x": [2, 2, 2, 2, 2, 2, 2, 2, 2, 2, 2, 2, 2, 2, 2, 2, 2, 2, 2, 2], "y": [0.7069, 0.846, 0.9315, 0.975, 1.044, 1.1, 1.17, 1.199, 1.214, 1.285, 1.299, 1.324, 1.37, 1.411, 1.454, 1.474, 1.52, 1.558, 1.67, 1.708]}, {"marker": {"cmax": 1, "cmin": 0, "color": [1, 1, 1, 1, 1, 1, 1, 1, 1, 1, 1, 1, 1, 1, 1, 1, 1, 1, 1, 1, 1, 1, 1, 1, 1, 1, 1, 1, 1, 1, 1, 1, 1, 1, 1, 1, 1, 1, 1, 1, 1, 1, 1, 1, 1, 1, 1, 1, 1, 1, 1, 1, 1, 1, 1, 1, 1, 1, 1, 1, 1, 1, 1, 1, 1, 1, 1, 1, 1, 1, 1, 1, 1, 1, 1, 1, 1, 1, 1, 1, 1, 1, 1, 1, 1, 1, 1, 1, 1, 1, 1, 1, 1, 1, 1, 1, 1, 1, 1, 1], "colorscale": [[0, "grey"], [1, "blue"]], "opacity": 1}, "mode": "markers", "showlegend": false, "type": "scatter", "x": [3, 3, 3, 3, 3, 3, 3, 3, 3, 3, 3, 3, 3, 3, 3, 3, 3, 3, 3, 3, 3, 3, 3, 3, 3, 3, 3, 3, 3, 3, 3, 3, 3, 3, 3, 3, 3, 3, 3, 3, 3, 3, 3, 3, 3, 3, 3, 3, 3, 3, 3, 3, 3, 3, 3, 3, 3, 3, 3, 3, 3, 3, 3, 3, 3, 3, 3, 3, 3, 3, 3, 3, 3, 3, 3, 3, 3, 3, 3, 3, 3, 3, 3, 3, 3, 3, 3, 3, 3, 3, 3, 3, 3, 3, 3, 3, 3, 3, 3, 3], "y": [0.1639, 0.2754, 0.3033, 0.3361, 0.3797, 0.4098, 0.4344, 0.4688, 0.4783, 0.4897, 0.5483, 0.5783, 0.5911, 0.6165, 0.6606, 0.6846, 0.7126, 0.7366, 0.7391, 0.8143, 0.8183, 0.8824, 0.9062, 0.9321, 0.9806, 1.055, 1.067, 1.128, 1.166, 1.178, 1.252, 1.288, 1.337, 1.349, 1.379, 1.452, 1.47, 1.497, 1.535, 1.545, 1.583, 1.606, 1.613, 1.657, 1.661, 1.701, 1.789, 1.812, 1.833, 1.859, 1.905, 1.923, 1.977, 2.02, 2.058, 2.138, 2.15, 2.206, 2.213, 2.264, 2.314, 2.333, 2.446, 2.466, 2.475, 2.505, 2.57, 2.629, 2.665, 2.716, 2.775, 2.799, 2.828, 2.844, 2.956, 2.979, 3.03, 3.07, 3.106, 3.188, 3.253, 3.307, 3.313, 3.378, 3.415, 3.475, 3.564, 3.648, 3.71, 3.734, 3.842, 3.984, 4.01, 4.117, 4.163, 4.319, 4.436, 4.462, 4.634, 4.732]}], "layout": {"title": {"text": "Network SVR - Link minimum significance : 2 sigma"}, "xaxis": {"title": {"text": "Layer index"}}, "yaxis": {"title": {"text": "Singular value"}}}}
